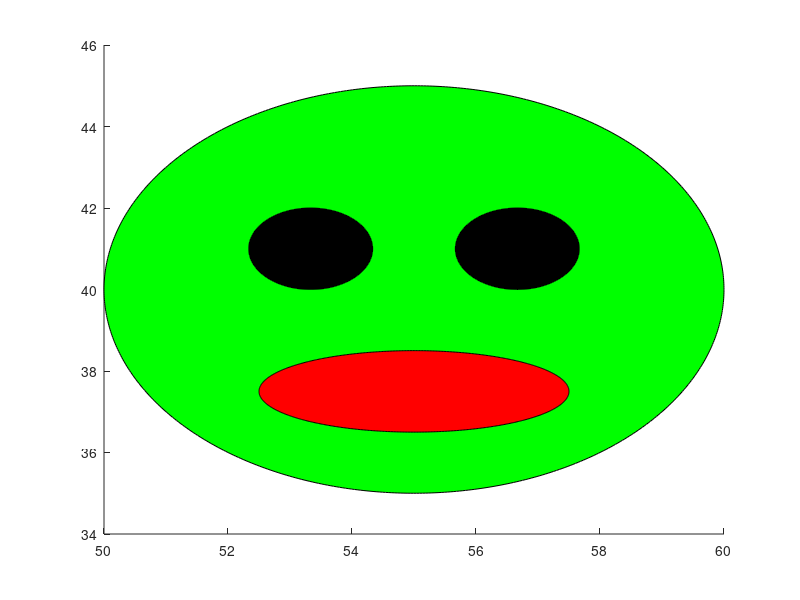

The MATLAB source for this figure:
% droneX = drone's x coordinate
% droneY = drone's y coordinate
% droneZ = drone's z coordinate
% droneRadius = length of one of quadcopter's arms 
% droneDrawX
% droneDrawY
% droneDrawZ

droneX = 55;
droneY = 40;
droneZ = 30;
length = 5;

droneCoord = [droneX, droneY, droneZ] ;   % center of circle 
droneRadius = length ;    % Radius of circle 
droneTheta=0:0.01:2*pi ;
droneDrawX=droneCoord(1)+droneRadius*cos(droneTheta);
droneDrawY=droneCoord(2)+droneRadius*sin(droneTheta) ;
droneDrawZ = droneCoord(3)+zeros(size(droneDrawX)) ;
patch(droneDrawX,droneDrawY,droneDrawZ,'g')
hold on
droneLeftEyeX = droneCoord(1) - length / 3 + droneRadius/5*cos(droneTheta);
droneLeftEyeY = droneCoord(2) + length / 5 + droneRadius/5*sin(droneTheta);
droneLeftEyeZ = droneCoord(3)+zeros(size(droneDrawX)) ;
patch(droneLeftEyeX,droneLeftEyeY,droneLeftEyeZ,'k')

hold on
droneRightEyeX = droneCoord(1) + length / 3 + droneRadius/5*cos(droneTheta);
droneRightEyeY = droneCoord(2) + length / 5 + droneRadius/5*sin(droneTheta);
droneRightEyeZ = droneCoord(3)+zeros(size(droneDrawX)) ;
patch(droneRightEyeX,droneRightEyeY,droneRightEyeZ,'k')

hold on

droneMouthX = droneCoord(1)  + droneRadius/2*cos(droneTheta);
droneMouthY = droneCoord(2) - length / 2 + droneRadius/5*sin(droneTheta);
droneMouthZ = droneCoord(3)+zeros(size(droneDrawX)) ;
patch(droneMouthX,droneMouthY,droneMouthZ,'r')

hold on